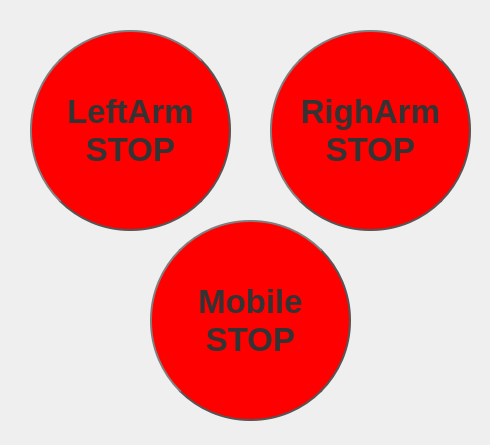
<?xml version="1.0" encoding="UTF-8"?>
<ui version="4.0">
 <class>Form_Stop</class>
 <widget class="QWidget" name="Form_Stop">
  <property name="geometry">
   <rect>
    <x>0</x>
    <y>0</y>
    <width>490</width>
    <height>445</height>
   </rect>
  </property>
  <property name="windowTitle">
   <string>Stop</string>
  </property>
  <property name="styleSheet">
   <string notr="true"/>
  </property>
  <widget class="QPushButton" name="Stop_btn_LefmArm">
   <property name="geometry">
    <rect>
     <x>30</x>
     <y>30</y>
     <width>201</width>
     <height>201</height>
    </rect>
   </property>
   <property name="font">
    <font>
     <pointsize>25</pointsize>
     <weight>75</weight>
     <bold>true</bold>
    </font>
   </property>
   <property name="styleSheet">
    <string notr="true">QPushButton {
	background-color: rgb(255, 0, 0);
    color: #333;
    border: 2px solid #555;
    border-radius: 100px;
    border-style: outset;
    
    padding: 5px;
    }

QPushButton:hover {
    background: qradialgradient(
        cx: 0.3, cy: -0.4, fx: 0.3, fy: -0.4,
        radius: 1.5, stop: 0 #fff, stop: 1 #bbb
        );
    }

QPushButton:pressed {
    border-style: inset;
    background: qradialgradient(
        cx: 0.4, cy: -0.1, fx: 0.4, fy: -0.1,
        radius: 1.35, stop: 0 #fff, stop: 1 #ddd
        );
    }</string>
   </property>
   <property name="text">
    <string>LeftArm
STOP</string>
   </property>
  </widget>
  <widget class="QPushButton" name="Stop_btn_RightArm">
   <property name="geometry">
    <rect>
     <x>270</x>
     <y>30</y>
     <width>201</width>
     <height>201</height>
    </rect>
   </property>
   <property name="font">
    <font>
     <pointsize>25</pointsize>
     <weight>75</weight>
     <bold>true</bold>
    </font>
   </property>
   <property name="styleSheet">
    <string notr="true">QPushButton {
	background-color: rgb(255, 0, 0);
    color: #333;
    border: 2px solid #555;
    border-radius: 100px;
    border-style: outset;
    
    padding: 5px;
    }

QPushButton:hover {
    background: qradialgradient(
        cx: 0.3, cy: -0.4, fx: 0.3, fy: -0.4,
        radius: 1.5, stop: 0 #fff, stop: 1 #bbb
        );
    }

QPushButton:pressed {
    border-style: inset;
    background: qradialgradient(
        cx: 0.4, cy: -0.1, fx: 0.4, fy: -0.1,
        radius: 1.35, stop: 0 #fff, stop: 1 #ddd
        );
    }</string>
   </property>
   <property name="text">
    <string>RighArm
STOP</string>
   </property>
  </widget>
  <widget class="QPushButton" name="Stop_btn_Mobile">
   <property name="geometry">
    <rect>
     <x>150</x>
     <y>220</y>
     <width>201</width>
     <height>201</height>
    </rect>
   </property>
   <property name="font">
    <font>
     <pointsize>25</pointsize>
     <weight>75</weight>
     <bold>true</bold>
    </font>
   </property>
   <property name="styleSheet">
    <string notr="true">QPushButton {
	background-color: rgb(255, 0, 0);
    color: #333;
    border: 2px solid #555;
    border-radius: 100px;
    border-style: outset;
    
    padding: 5px;
    }

QPushButton:hover {
    background: qradialgradient(
        cx: 0.3, cy: -0.4, fx: 0.3, fy: -0.4,
        radius: 1.5, stop: 0 #fff, stop: 1 #bbb
        );
    }

QPushButton:pressed {
    border-style: inset;
    background: qradialgradient(
        cx: 0.4, cy: -0.1, fx: 0.4, fy: -0.1,
        radius: 1.35, stop: 0 #fff, stop: 1 #ddd
        );
    }</string>
   </property>
   <property name="text">
    <string>Mobile
STOP</string>
   </property>
  </widget>
  <zorder>Stop_btn_RightArm</zorder>
  <zorder>Stop_btn_Mobile</zorder>
  <zorder>Stop_btn_LefmArm</zorder>
 </widget>
 <resources/>
 <connections/>
</ui>
